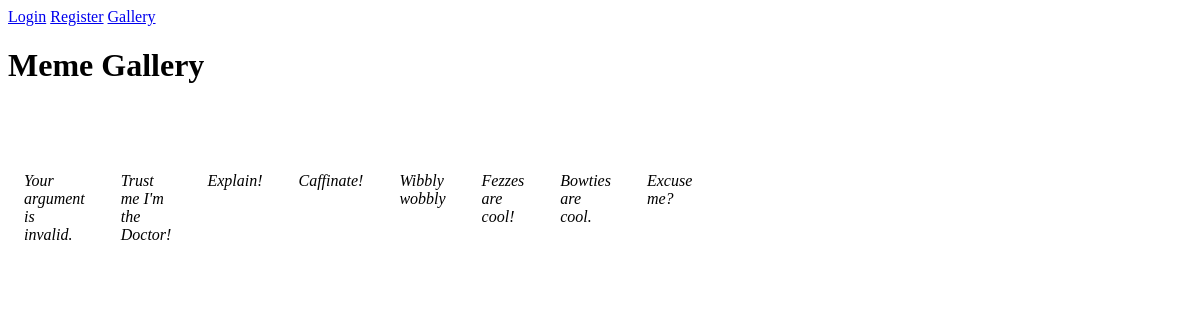
The page / on the database its author committed.
### tables this page shows
CREATE TABLE IF NOT EXISTS `content` (
`ID` int(11) NOT NULL,
  `userID` varchar(50) NOT NULL,
  `Title` varchar(50) NOT NULL,
  `ImgSrc` varchar(100) NOT NULL,
  `Description` text NOT NULL
);

### model/ContentCatalog.php (called while the page is built, shortened)
<?php
require_once("content.php");
class ContentCatalog
{
	private $content = array();
	public function add(content $toBeAdded)
	{
		if(!$this->contentExist($toBeAdded))
		{
			$key = $toBeAdded->getID();
			$this->content[$key] = $toBeAdded;
		}
	}
	public function getContent() {
		return $this->content;
	}
	public function contentExist($checkContent)
	{
		return false;
	}
}

### controller/GalleryController.php (called while the page is built, shortened)
<?php
class GalleryController
{
	private $galleryView;
	function __construct(GalleryView $GalleryView)
	{
		$this->galleryView = $GalleryView;
	}
	public function doGallery($contentCatalog)
	{
		$this->galleryView->getGalleryHTML($contentCatalog);
	}
}

### controller/MasterController.php (called while the page is built, shortened)
<?php
require_once("view/galleryView.php");
require_once("controller/GalleryController.php");
require_once("model/UserDAL.php");
require_once("model/Database.php");
require_once("model/contentDAL.php");
require_once("model/contentCatalog.php");
class MasterController
{
	private $navigationView;
	private $userDAL;
	function __construct()
	{
		$this->db = new Database();
		$this->userDAL = new UserDAL($this->db);
		$this->users = $this->userDAL->getUsers();
		$this->navigationView = new navigationView();
	}
	public function handleInput()
	{
		$db = new Database();
		$contentDAL = new contentDAL($db);
		$Catalog = new contentCatalog();
		$contentController = new ContentController($contentDAL,$Catalog);
		$contentCatalog = $contentController->getContent();
		if($this->navigationView->wantsToLogin())
		{
			$login = new LoginController($this->users,$this->navigationView);
			$this->IsLoggedIn = $login->doLogin();
			if($this->IsLoggedIn)
			{
				$this->navigationView->redirToAdmin();
			}
			else
			{
				$this->view = $login->getOutPut();
			}
		}
		else if($this->navigationView->wantsToUpload() && isset($_SESSION['user']))
		{
			$this->view= new AdminView();
			$uploadController = new uploadController($this->view,$contentDAL,$this->users);
			$uploadController->doUpload();
		}
		else if ($this->navigationView->wantsToReg())
		{
			$model = new RegFacade($this->userDAL);
			$this->view = new RegView($this->navigationView);
			$regControl = new RegisterController($model,$this->view);
			$regControl->addUser();
			$this->view = new RegView($this->navigationView);
		}
		else if($this->navigationView->wantsToViewImage())
		{
			$this->view = new ImageView();
			$imgController = new ImageController($this->view,$contentCatalog);
			$imgController->getImage();
		}
		else
		{
			$this->view = new galleryView();
			$galController = new GalleryController($this->view);
			$galController->doGallery($contentCatalog);
		}
	}
}

### index.php (called while the page is built, shortened)
<?php
require_once('view/HTMLView.php');
require_once("controller/MasterController.php");
$HTMLView = new HTMLView();
$master = new MasterController();
$master->handleInput();
$view = $master->generateOutPut();
$HTMLView->render($view, "utf-8");

### model/Content.php (called while the page is built, shortened)
<?php
class Content
{
	private $id;
	private $title;
	function __construct($id,$title,Image $image, $description)
	{
		$this->id =$id;
		$this->title =$title;
	}
	public function getID()
	{
		return $this->id;
	}
	public function getTitle()
	{
		return $this->title;
	}
}

### model/Database.php (called while the page is built, shortened)
<?php
class Database
{
  private $dsn = "mysql:host=localhost;dbname=";
  private $username = "root";
  private $password ="";
  private $driver_options;
  private $fetchMode;
  private $db   = null;
  public function __construct($databaseName='')
  {
  	$this->fetchMode = PDO::FETCH_ASSOC;
  	$this->driver_options = array(PDO::MYSQL_ATTR_INIT_COMMAND => "SET NAMES 'UTF8'");
    $this->dsn.= $databaseName;
  }
  public function setDSNAndCreate($databaseName)
  {
  	$this->dsn.=$databaseName;
  }
  public function createDB()
  {
  	$this->db = new PDO($this->dsn, $this->username, $this->password, $this->driver_options);
    $this->db->SetAttribute(PDO::ATTR_DEFAULT_FETCH_MODE, $this->fetchMode);
  }
  public function ExecuteSelectQueryAndFetchAll($query, $params=array())
  {
    $stmt = $this->db->prepare($query);
    $stmt->execute($params);
    $res = $stmt->fetchAll();
    return $res;
  }
}

### model/ContentDAL.php (called while the page is built, shortened)
<?php
class ContentDAL
{
	private static $contentTable = "content";
	private static $databaseName = "memegallery";
	private $database;
	function __construct(Database $db)
	{
		$this->database = $db;
		$this->database->setDSNAndCreate(self::$databaseName);
	}
	public function getContent()
	{
		$query = "SELECT * FROM ".self::$contentTable;
		$params = array();
		$content = $this->database->ExecuteSelectQueryAndFetchAll($query,$params);
		return  $content;
	}
}

### controller/ContentController.php (called while the page is built, shortened)
<?php
require_once("model/Content.php");
class ContentController
{
	private $DAL;
	private $contentCatalog;
	private static $galleryPath ="content".DIRECTORY_SEPARATOR."img";
	function __construct(ContentDAL $DAL, contentCatalog $contentCatalog)
	{
		$this->DAL = $DAL;
		$this->contentCatalog = $contentCatalog;
	}
	public function getContent()
	{
		$allContent = $this->DAL->getContent();
		foreach ($allContent as $content)
		{
			$file = self::$galleryPath.DIRECTORY_SEPARATOR.$content['ImgSrc'];
			$basename = basename($file);
			$imgInfo = list($width, $height, $type, $attr) = getimagesize($file);
			$image = new Image($width,$height,$basename);
			$id = $content['ID'];
			$title = $content['Title'];
			$description = $content['Description'];
			$cont = new Content($id,$title,$image,$description);
			$this->contentCatalog->add($cont);
		}
		return $this->contentCatalog;
	}
}

### view/GalleryView.php (the view, shortened to what this page needs)
<?php
class galleryView
{
	public $response ='';
	public function getResponse()
	{
		return $this->response;
	}
	public function getGalleryHTML($contentCatalog)
	{
		$html ="";
		$contentCatalog =$contentCatalog->getContent();
		foreach ($contentCatalog as $content)
		{
			$image = $content->getImage();
			$contentID = $content->getID();
			$displayWidth  = "&amp;width=200";
			$displayHeight = "&amp;height=200";
			$href = $image->getBaseName();
			$title = $content->getTitle();
			$html .= "
			<a href='?content&ID={$contentID}'>
			<figure class='figure overview'>
			<p>
				<img src='?image&amp;src={$href}{$displayWidth}{$displayHeight}&amp;crop-to-fit' alt=''/>
			</p>
			</a>
			<figcaption>{$title}</figcaption>
			</figure>";
		}
		$this->response = $html;
	}
}

### view/HTMLView.php
<?php
class HTMLView
{
	public function render($view, $charSet)
	{
    $title =$view->title;
    $content =$view->getResponse();
		echo '
<!DOCTYPE html>
      <html>
        <head>
         <link href="content/css/style.css" rel="stylesheet">
         <link href="content/css/gallery.css" rel="stylesheet">
          <meta charset='.$charSet.'>
          <a href="?login">'.$this->renderLoginLogout().'</a>
          <a href="?register">Register</a>
          <a href="?gallery">Gallery</a>
          '.$this->renderUploadLink().'
          <title>'.$title.'</title>
        </head>
        <body>
          <h1>'.$title.'</h1>
          '.$content.'
         </body>
      </html>';
	}
  private function renderUploadLink()
  {
      return ($this->isLoggedIn()) ? "<a href='?admin'>Upload content</a>" :"";
  }
  private function renderLoginLogout()
  {
      return ($this->isLoggedIn()) ?'Logout' :'Login';
  }
  private function isLoggedIn()
  {
    return isset($_SESSION['user']);
  }
}

### content/css/gallery.css (style rules this page uses)
figure.figure { display: inline-block; padding: 0; margin: 16px 16px 22px 16px; }
figure.figure figcaption { display: table-caption; caption-side: bottom; padding: 0; font-style: italic; }

### rows shown on the page
content: Description "Your argument is invalid."
content: Description "Trust me I'm the Doctor!"
content: Title "Explain!"
content: Description "Caffinate!"
content: Title "Wibbly wobbly"
content: Description "Fezzes are cool!"
content: Description "Bowties are cool."
content: Title "Excuse me?"

### other values the page prints
$this->renderLoginLogout() "Login"
$title "Meme Gallery"
